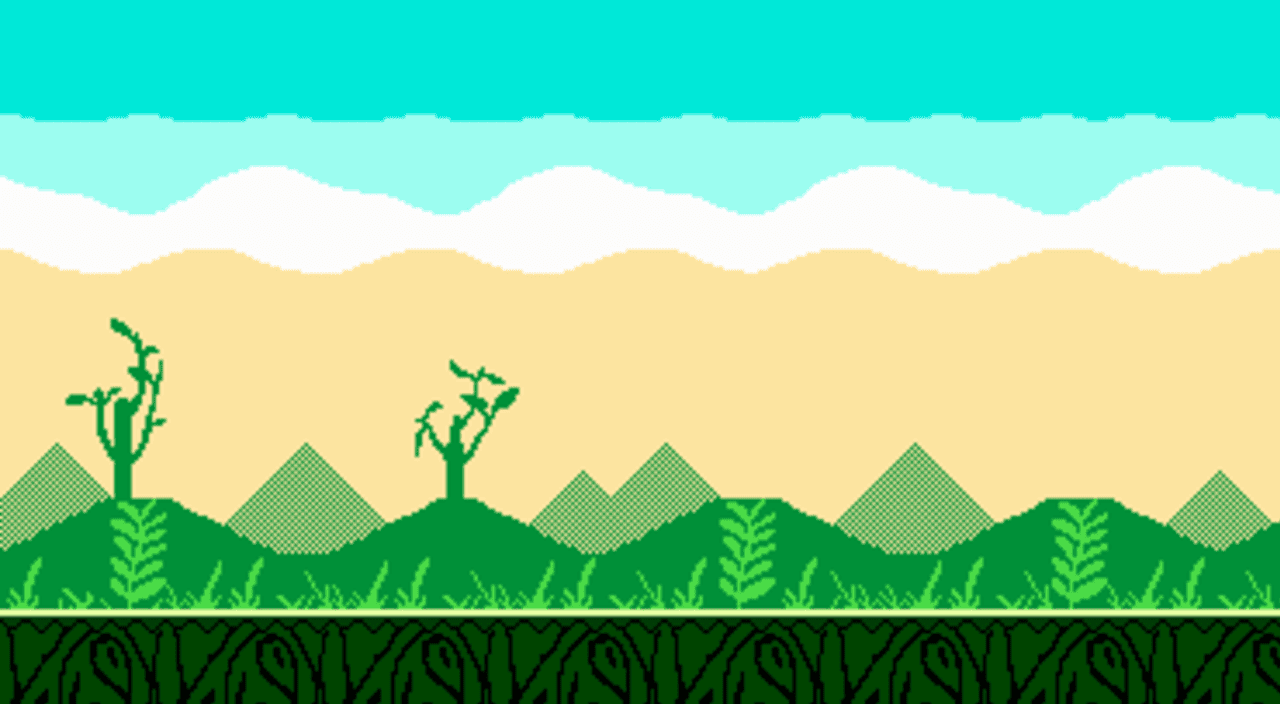

A level layout from a 2D game, rendered from its tile map. Below: a short description, then the map file with tile-grid data replaced by summaries:
An orthogonal 40x22 tile map with 32x32 px tiles, 1 tile layer (Tile Layer 1) and 34 objects (bird3, Slingshot, pig1, pig2, pig3, ...).

<map version="1.10" tiledversion="1.11.0" orientation="orthogonal" renderorder="right-down" width="40" height="22" tilewidth="32" tileheight="32" infinite="0" nextlayerid="5" nextobjectid="45">
 <tileset firstgid="1" source="NES - Angry Birds Bootleg - Episode 1(1)(1).tsx" />
 <layer id="1" name="Tile Layer 1" width="40" height="22">
  <data>[880 cells, 880 non-empty, 880 distinct tile ids]</data>
 </layer>
 <objectgroup id="2" name="Entities">
  <object id="38" name="bird3" x="0" y="544" width="64" height="64">
   <properties>
    <property name="type" value="yellowBird" />
   </properties>
  </object>
  <object id="39" name="Slingshot" x="192" y="448" width="96" height="160">
   <properties>
    <property name="type" value="slingshot" />
   </properties>
  </object>
  <object id="40" name="pig1" x="1056" y="256" width="64" height="64">
   <properties>
    <property name="type" value="minionPig" />
   </properties>
  </object>
  <object id="41" name="pig2" x="960" y="256" width="64" height="64">
   <properties>
    <property name="type" value="corporalPig" />
   </properties>
  </object>
  <object id="42" name="pig3" x="1152" y="224" width="96" height="96">
   <properties>
    <property name="type" value="kingPig" />
   </properties>
  </object>
  <object id="43" name="bird1" x="128" y="544" width="64" height="64">
   <properties>
    <property name="type" value="redBird" />
   </properties>
  </object>
  <object id="44" name="bird2" x="64" y="512" width="64" height="96">
   <properties>
    <property name="type" value="blackBird" />
   </properties>
  </object>
 </objectgroup>
 <objectgroup id="3" name="Blocks">
  <object id="8" x="1248" y="576" width="32" height="32">
   <properties>
    <property name="type" value="woodBlock" />
   </properties>
  </object>
  <object id="10" x="1248" y="544" width="32" height="32">
   <properties>
    <property name="type" value="woodBlock" />
   </properties>
  </object>
  <object id="11" x="1248" y="512" width="32" height="32">
   <properties>
    <property name="type" value="woodBlock" />
   </properties>
  </object>
  <object id="12" x="1248" y="480" width="32" height="32">
   <properties>
    <property name="type" value="woodBlock" />
   </properties>
  </object>
  <object id="13" x="1248" y="448" width="32" height="32">
   <properties>
    <property name="type" value="woodBlock" />
   </properties>
  </object>
  <object id="14" x="1248" y="416" width="32" height="32">
   <properties>
    <property name="type" value="woodBlock" />
   </properties>
  </object>
  <object id="15" x="1248" y="384" width="32" height="32">
   <properties>
    <property name="type" value="woodBlock" />
   </properties>
  </object>
  <object id="16" x="1248" y="352" width="32" height="32">
   <properties>
    <property name="type" value="woodBlock" />
   </properties>
  </object>
  <object id="17" x="1248" y="320" width="32" height="32">
   <properties>
    <property name="type" value="woodBlock" />
   </properties>
  </object>
  <object id="18" x="1216" y="320" width="32" height="32">
   <properties>
    <property name="type" value="woodBlock" />
   </properties>
  </object>
  <object id="19" x="1184" y="320" width="32" height="32">
   <properties>
    <property name="type" value="woodBlock" />
   </properties>
  </object>
  <object id="20" x="1152" y="320" width="32" height="32">
   <properties>
    <property name="type" value="woodBlock" />
   </properties>
  </object>
  <object id="21" x="1120" y="320" width="32" height="32">
   <properties>
    <property name="type" value="woodBlock" />
   </properties>
  </object>
  <object id="22" x="1088" y="320" width="32" height="32">
   <properties>
    <property name="type" value="woodBlock" />
   </properties>
  </object>
  <object id="23" x="1056" y="320" width="32" height="32">
   <properties>
    <property name="type" value="woodBlock" />
   </properties>
  </object>
  <object id="24" x="1024" y="320" width="32" height="32">
   <properties>
    <property name="type" value="woodBlock" />
   </properties>
  </object>
  <object id="25" x="992" y="320" width="32" height="32">
   <properties>
    <property name="type" value="woodBlock" />
   </properties>
  </object>
  <object id="26" x="960" y="320" width="32" height="32">
   <properties>
    <property name="type" value="woodBlock" />
   </properties>
  </object>
  <object id="27" x="960" y="352" width="32" height="32">
   <properties>
    <property name="type" value="woodBlock" />
   </properties>
  </object>
  <object id="28" x="960" y="384" width="32" height="32">
   <properties>
    <property name="type" value="woodBlock" />
   </properties>
  </object>
  <object id="29" x="960" y="416" width="32" height="32">
   <properties>
    <property name="type" value="woodBlock" />
   </properties>
  </object>
  <object id="30" x="960" y="448" width="32" height="32">
   <properties>
    <property name="type" value="woodBlock" />
   </properties>
  </object>
  <object id="31" x="960" y="480" width="32" height="32">
   <properties>
    <property name="type" value="woodBlock" />
   </properties>
  </object>
  <object id="32" x="960" y="512" width="32" height="32">
   <properties>
    <property name="type" value="woodBlock" />
   </properties>
  </object>
  <object id="36" x="960" y="544" width="32" height="32">
   <properties>
    <property name="type" value="woodBlock" />
   </properties>
  </object>
  <object id="37" x="960" y="576" width="32" height="32">
   <properties>
    <property name="type" value="woodBlock" />
   </properties>
  </object>
 </objectgroup>
 <objectgroup id="4" name="Ground">
  <object id="5" name="Ground" x="0" y="608" width="1280" height="96" />
 </objectgroup>
</map>
